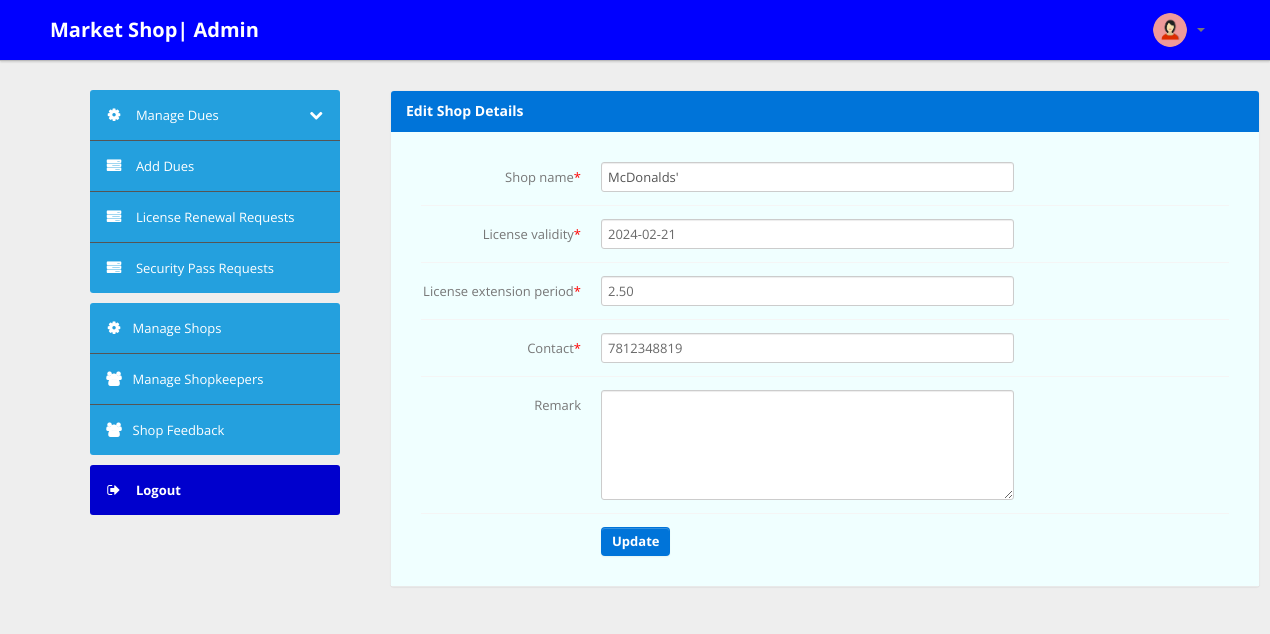
/admin/edit-shop-details.php?shopID=123FC02 (signed in), run on an earlier commit of the app's database.
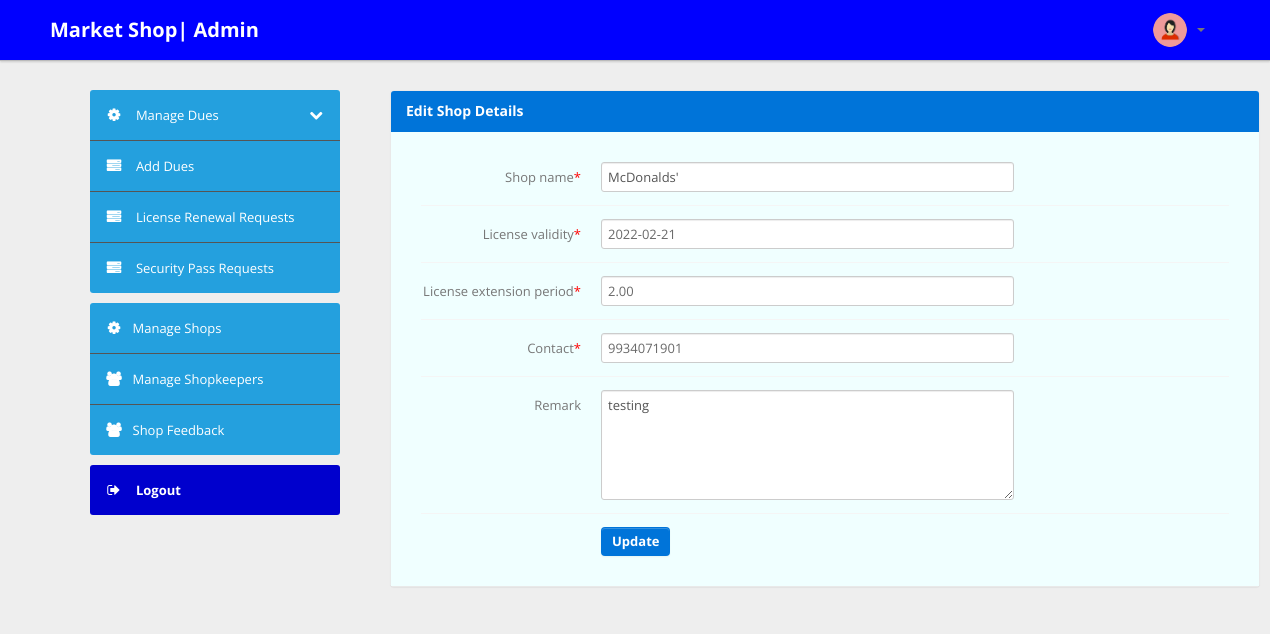
And on a later commit of the database.
### tables this page shows
CREATE TABLE `shop` (
  `shopID` varchar(30) NOT NULL,
  `location` varchar(100) NOT NULL,
  `licVal` date NOT NULL,
  `licExt` decimal(4,2) NOT NULL,
  `contact` varchar(10) NOT NULL,
  `shopName` varchar(30) NOT NULL,
  `remark` varchar(255) DEFAULT NULL,
  `licReq` varchar(25) NOT NULL DEFAULT 'Inactive',
  PRIMARY KEY (`shopID`),
  KEY `idxshop` (`shopID`),
  CONSTRAINT `check_contact` CHECK ((not((`contact` like _utf8mb4'%[^0-9]%'))))
);

### admin/edit-shop-details.php (the view, shortened to what the changed rows need)
<?php
if (strlen($_SESSION['email']) == 0) {
    header('location:login.php');
} else {
    $shopID = strval($_GET['shopID']);
?>
    <!DOCTYPE html>
    <html lang="en">
    <head>
        <link type="text/css" href="bootstrap/css/bootstrap.min.css" rel="stylesheet">
        <link type="text/css" href="bootstrap/css/bootstrap-responsive.min.css" rel="stylesheet">
        <link type="text/css" href="css/theme.css" rel="stylesheet">
        <link type="text/css" href="images/icons/css/font-awesome.css" rel="stylesheet">
    </head>
    <body style="background:#eee">
        <?php include('header.php'); ?>
        <div style="padding:90px">
            <div class="container">
                <div class="row">
                    <?php include('sidebar.php'); ?>
                    <div class="span9">
                        <div class="content">
                            <div class="module">
                                <div class="module-head" style="background:#0074d9;">
                                    <h3 style="color:white; text-shadow:none;">Edit Shop Details</h3>
                                </div>
                                <div class="module-body" style="background:azure; padding:30px">
                                    <form class="form-horizontal row-fluid" name="edit_shop" method="post">
                                        <?php
                                        $query = mysqli_query($con, "select * from shop where shopID='$shopID'");
                                        $row = mysqli_fetch_array($query);
                                        ?>
                                        <div class="control-group">
                                            <label class="control-label" for="basicinput">Shop name<span class="error" style="color:red;">*</span></label>
                                            <div class="controls">
                                                <input type="text" placeholder="Shop name" name="shopName" value="<?php echo  htmlentities($row['shopName']); ?>" class="span8 tip" required>
                                            </div>
                                        </div>
                                        <div class="control-group">
                                            <label class="control-label" for="basicinput">License validity<span class="error" style="color:red;">*</span>
                                            </label>
                                            <div class="controls">
                                                <input placeholder="License expiry date" name="licVal" value="<?php echo  htmlentities($row['licVal']); ?>" class="span8 tip" type="text" onfocus="(this.type='date')" id="date" style="color:dimgray;" required>
                                            </div>
                                        </div>
                                        <div class="control-group">
                                            <label class="control-label" for="basicinput">License extension period<span class="error" style="color:red;">*</span>
                                            </label>
                                            <div class="controls">
                                                <input type="number" step="any" min="0" placeholder="Extension period" name="licExt" value="<?php echo  htmlentities($row['licExt']); ?>" class="span8 tip" style="color:dimgray;" required>
                                            </div>
                                        </div>
                                        <div class="control-group">
                                            <label class="control-label" for="basicinput">Contact<span class="error" style="color:red;">*</span>
                                            </label>
                                            <div class="controls">
                                                <input type="number" min="0" placeholder="Contact number without country code" name="contact" pattern="[1-9]{1}[0-9]{9}" value="<?php echo  htmlentities($row['contact']); ?>" class="span8 tip" style="color:dimgray;" required>
                                            </div>
                                        </div>
                                        <div class="control-group">
                                            <label class="control-label" for="basicinput">Remark</label>
                                            <div class="controls">
                                                <textarea class="span8" name="remark" rows="5"><?php echo  htmlentities($row['remark']); ?></textarea>
                                            </div>
                                        </div>
                                        <div class="control-group">
                                            <div class="control-group">
                                                <div class="controls">
                                                    <button type="submit" name="submit" class="btn" style="background:#0074d9; color:white; font-weight:bold; text-shadow:none;">Update</button><br>
                                                </div>
                                            </div>
                                    </form>
                                </div>
                            </div>
                        </div>
                    </div>
                </div>
            </div>
        </div>
    </body>
<?php } ?>

What changed in the data, as far as the page shows it:
changed shop "McDonalds'": licVal "2024-02-21" → "2022-02-21"; licExt "2.50" → "2.00"; contact "7812348819" → "9934071901"; remark (not shown) → "testing"
